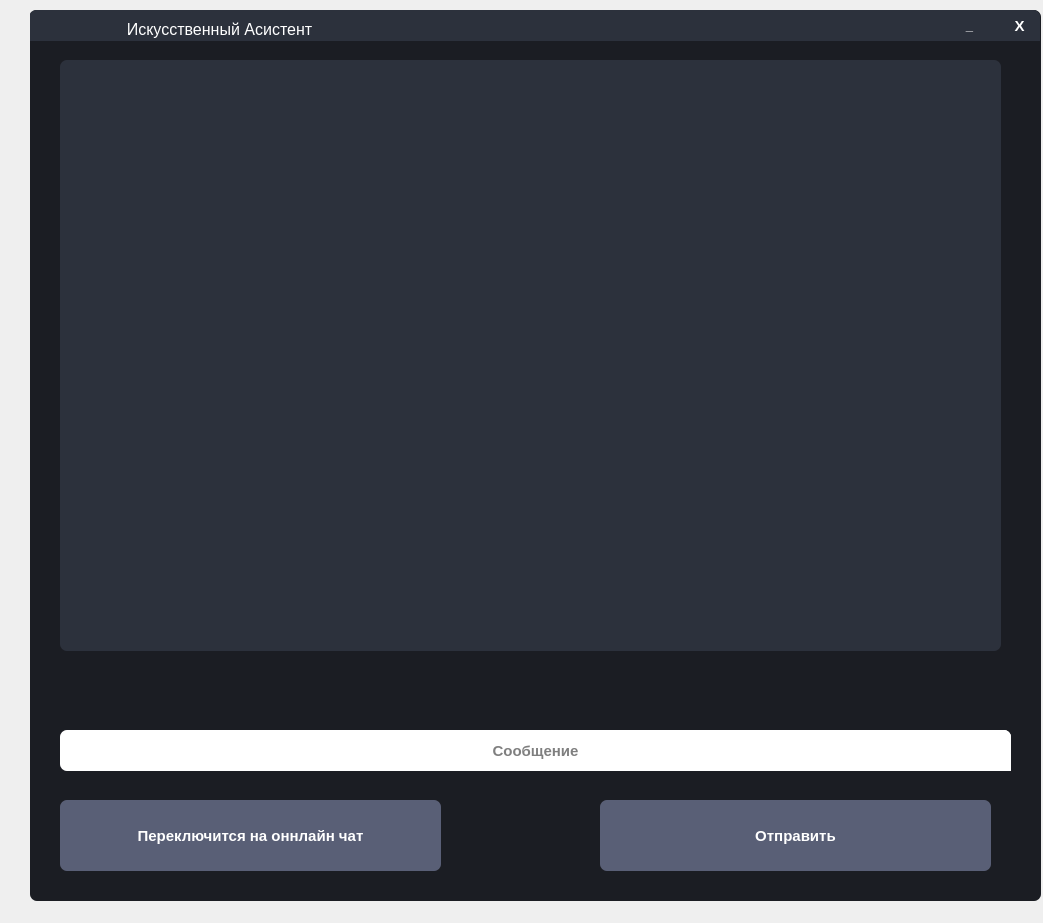
<?xml version="1.0" encoding="UTF-8"?>
<ui version="4.0">
 <class>MainWindow</class>
 <widget class="QMainWindow" name="MainWindow">
  <property name="geometry">
   <rect>
    <x>0</x>
    <y>0</y>
    <width>1043</width>
    <height>923</height>
   </rect>
  </property>
  <property name="windowTitle">
   <string>MainWindow</string>
  </property>
  <widget class="QWidget" name="centralwidget">
   <widget class="QFrame" name="frame">
    <property name="geometry">
     <rect>
      <x>30</x>
      <y>10</y>
      <width>1011</width>
      <height>891</height>
     </rect>
    </property>
    <property name="styleSheet">
     <string notr="true">QFrame{
	border-radius: 7px;
	background-color: #1B1D23;
}</string>
    </property>
    <property name="frameShape">
     <enum>QFrame::StyledPanel</enum>
    </property>
    <property name="frameShadow">
     <enum>QFrame::Raised</enum>
    </property>
    <widget class="QLineEdit" name="lineEdit">
     <property name="geometry">
      <rect>
       <x>30</x>
       <y>720</y>
       <width>951</width>
       <height>41</height>
      </rect>
     </property>
     <property name="font">
      <font>
       <pointsize>11</pointsize>
       <weight>75</weight>
       <bold>true</bold>
      </font>
     </property>
     <property name="styleSheet">
      <string notr="true">QLineEdit{
	border-radius: 7px;
}</string>
     </property>
     <property name="text">
      <string/>
     </property>
     <property name="alignment">
      <set>Qt::AlignCenter</set>
     </property>
     <property name="placeholderText">
      <string>Сообщение</string>
     </property>
     <property name="clearButtonEnabled">
      <bool>true</bool>
     </property>
    </widget>
    <widget class="QPushButton" name="pushButton">
     <property name="geometry">
      <rect>
       <x>570</x>
       <y>790</y>
       <width>391</width>
       <height>71</height>
      </rect>
     </property>
     <property name="font">
      <font>
       <pointsize>11</pointsize>
       <weight>75</weight>
       <bold>true</bold>
      </font>
     </property>
     <property name="cursor">
      <cursorShape>PointingHandCursor</cursorShape>
     </property>
     <property name="styleSheet">
      <string notr="true">QPushButton{
	color: white;
	border-radius: 7px;
	background-color: #595F76;
}

QPushButton:hover{
	background-color: #50566E;
}

QPushButton:pressed{
	background-color: #434965;
}</string>
     </property>
     <property name="text">
      <string>Отправить</string>
     </property>
    </widget>
    <widget class="QPushButton" name="pushButton_2">
     <property name="geometry">
      <rect>
       <x>30</x>
       <y>790</y>
       <width>381</width>
       <height>71</height>
      </rect>
     </property>
     <property name="font">
      <font>
       <pointsize>11</pointsize>
       <weight>75</weight>
       <bold>true</bold>
      </font>
     </property>
     <property name="cursor">
      <cursorShape>PointingHandCursor</cursorShape>
     </property>
     <property name="styleSheet">
      <string notr="true">QPushButton{
	color: white;
	border-radius: 7px;
	background-color: #595F76;
}

QPushButton:hover{
	background-color: #50566E;
}

QPushButton:pressed{
	background-color: #434965;
}</string>
     </property>
     <property name="text">
      <string>Переключится на оннлайн чат</string>
     </property>
    </widget>
    <widget class="QFrame" name="frame_3">
     <property name="geometry">
      <rect>
       <x>-1</x>
       <y>0</y>
       <width>1011</width>
       <height>31</height>
      </rect>
     </property>
     <property name="styleSheet">
      <string notr="true">QFrame{
	border-bottom-left-radius: 0px;
	border-bottom-right-radius: 0px;
	background-color: #2C313C;
}</string>
     </property>
     <property name="frameShape">
      <enum>QFrame::StyledPanel</enum>
     </property>
     <property name="frameShadow">
      <enum>QFrame::Raised</enum>
     </property>
     <widget class="QPushButton" name="pushButton_3">
      <property name="geometry">
       <rect>
        <x>970</x>
        <y>0</y>
        <width>41</width>
        <height>31</height>
       </rect>
      </property>
      <property name="font">
       <font>
        <pointsize>11</pointsize>
        <weight>75</weight>
        <bold>true</bold>
       </font>
      </property>
      <property name="cursor">
       <cursorShape>PointingHandCursor</cursorShape>
      </property>
      <property name="styleSheet">
       <string notr="true">QPushButton{
	color: white;
	border: none;
	border-top-right-radius: 7px;
	background-color: #2C313C;
}

QPushButton:hover{
	background-color: #45494D;
}

QPushButton:pressed{
	color: #EA2F4E;
}</string>
      </property>
      <property name="text">
       <string>X</string>
      </property>
     </widget>
     <widget class="QPushButton" name="pushButton_5">
      <property name="geometry">
       <rect>
        <x>920</x>
        <y>0</y>
        <width>41</width>
        <height>31</height>
       </rect>
      </property>
      <property name="font">
       <font>
        <pointsize>10</pointsize>
        <weight>75</weight>
        <bold>true</bold>
       </font>
      </property>
      <property name="cursor">
       <cursorShape>PointingHandCursor</cursorShape>
      </property>
      <property name="styleSheet">
       <string notr="true">QPushButton{
	color: white;
	border: none;
	border-top-right-radius: 7px;
	background-color: #2C313C;
}

QPushButton:hover{
	background-color: #45494D;
}

QPushButton:pressed{
	color: #EA2F4E;
}</string>
      </property>
      <property name="text">
       <string>_</string>
      </property>
      <property name="default">
       <bool>false</bool>
      </property>
     </widget>
     <widget class="QLabel" name="label">
      <property name="geometry">
       <rect>
        <x>90</x>
        <y>10</y>
        <width>201</width>
        <height>21</height>
       </rect>
      </property>
      <property name="sizePolicy">
       <sizepolicy hsizetype="Preferred" vsizetype="Preferred">
        <horstretch>0</horstretch>
        <verstretch>0</verstretch>
       </sizepolicy>
      </property>
      <property name="styleSheet">
       <string notr="true">QLabel{
	color: white;
	border-radius: 14px;
	font-size: 16px;
}</string>
      </property>
      <property name="text">
       <string>Искусственный Асистент</string>
      </property>
      <property name="textFormat">
       <enum>Qt::AutoText</enum>
      </property>
      <property name="scaledContents">
       <bool>false</bool>
      </property>
      <property name="alignment">
       <set>Qt::AlignHCenter|Qt::AlignTop</set>
      </property>
     </widget>
    </widget>
    <widget class="QListWidget" name="listWidget">
     <property name="geometry">
      <rect>
       <x>30</x>
       <y>50</y>
       <width>941</width>
       <height>591</height>
      </rect>
     </property>
     <property name="font">
      <font>
       <pointsize>11</pointsize>
       <weight>75</weight>
       <bold>true</bold>
      </font>
     </property>
     <property name="tabletTracking">
      <bool>false</bool>
     </property>
     <property name="autoFillBackground">
      <bool>false</bool>
     </property>
     <property name="styleSheet">
      <string notr="true">color: white;
border-radius: 7px;
background-color: #2C313C;
</string>
     </property>
     <property name="frameShape">
      <enum>QFrame::StyledPanel</enum>
     </property>
     <property name="frameShadow">
      <enum>QFrame::Sunken</enum>
     </property>
     <property name="lineWidth">
      <number>1</number>
     </property>
     <property name="verticalScrollBarPolicy">
      <enum>Qt::ScrollBarAsNeeded</enum>
     </property>
     <property name="horizontalScrollBarPolicy">
      <enum>Qt::ScrollBarAsNeeded</enum>
     </property>
     <property name="sizeAdjustPolicy">
      <enum>QAbstractScrollArea::AdjustIgnored</enum>
     </property>
     <property name="autoScroll">
      <bool>true</bool>
     </property>
     <property name="tabKeyNavigation">
      <bool>false</bool>
     </property>
     <property name="showDropIndicator" stdset="0">
      <bool>true</bool>
     </property>
     <property name="dragDropOverwriteMode">
      <bool>false</bool>
     </property>
     <property name="alternatingRowColors">
      <bool>false</bool>
     </property>
     <property name="verticalScrollMode">
      <enum>QAbstractItemView::ScrollPerItem</enum>
     </property>
     <property name="horizontalScrollMode">
      <enum>QAbstractItemView::ScrollPerItem</enum>
     </property>
     <property name="movement">
      <enum>QListView::Static</enum>
     </property>
     <property name="flow">
      <enum>QListView::TopToBottom</enum>
     </property>
     <property name="isWrapping" stdset="0">
      <bool>false</bool>
     </property>
     <property name="resizeMode">
      <enum>QListView::Fixed</enum>
     </property>
     <property name="layoutMode">
      <enum>QListView::SinglePass</enum>
     </property>
     <property name="viewMode">
      <enum>QListView::ListMode</enum>
     </property>
     <property name="uniformItemSizes">
      <bool>false</bool>
     </property>
     <property name="wordWrap">
      <bool>false</bool>
     </property>
     <property name="selectionRectVisible">
      <bool>false</bool>
     </property>
     <property name="sortingEnabled">
      <bool>false</bool>
     </property>
    </widget>
    <widget class="QPushButton" name="pushButton_4">
     <property name="geometry">
      <rect>
       <x>920</x>
       <y>720</y>
       <width>61</width>
       <height>41</height>
      </rect>
     </property>
     <property name="font">
      <font>
       <pointsize>11</pointsize>
       <weight>75</weight>
       <bold>true</bold>
      </font>
     </property>
     <property name="cursor">
      <cursorShape>PointingHandCursor</cursorShape>
     </property>
     <property name="styleSheet">
      <string notr="true">QPushButton{
	color: white;
	border: none;
	border-top-right-radius: 7px;
	background-color: #ffffff;
}

QPushButton:hover{
	background-color: #45494D;
}

QPushButton:pressed{
	color: #EA2F4E;
}</string>
     </property>
     <property name="text">
      <string/>
     </property>
     <property name="icon">
    <iconset resource="icon.png">
        <normaloff>C:\Users\home\PycharmProjects\AI_FOR_GOS\icon.png</normaloff>
    </iconset>
    </property>
     <property name="iconSize">
      <size>
       <width>30</width>
       <height>30</height>
      </size>
     </property>
    </widget>
   </widget>
  </widget>
 </widget>
 <resources>
  <include location="sourse.qrc"/>
 </resources>
 <connections/>
</ui>
